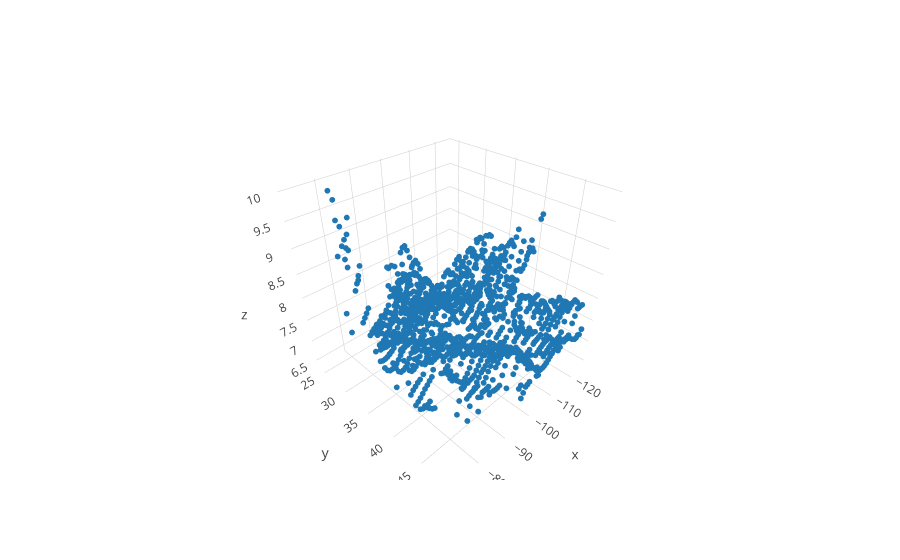

Here is the notebook cell this chart was saved with:
### Code cell
iplot([go.Scatter3d(x = X_grid_fec[obs_idx_fec,1], y = X_grid_fec[obs_idx_fec,0], z=inf_svi.f_pred[obs_idx_fec], mode = 'markers', marker=dict(size = 2,), name = 'SVI posterior mean')])

### Figure 1 — Plotly figure (JSON) as saved in the notebook; plotly's stock layout.template omitted (floating-point values rounded to 4 significant figures; data arrays with more than 128 entries replaced by an {"elided": "..."} marker saying what was removed)
{"data": [{"marker": {"size": 2}, "mode": "markers", "name": "SVI posterior mean", "type": "scatter3d", "x": {"elided": "1341 float values"}, "y": {"elided": "1341 float values"}, "z": {"elided": "1341 float values"}}], "layout": {}}
